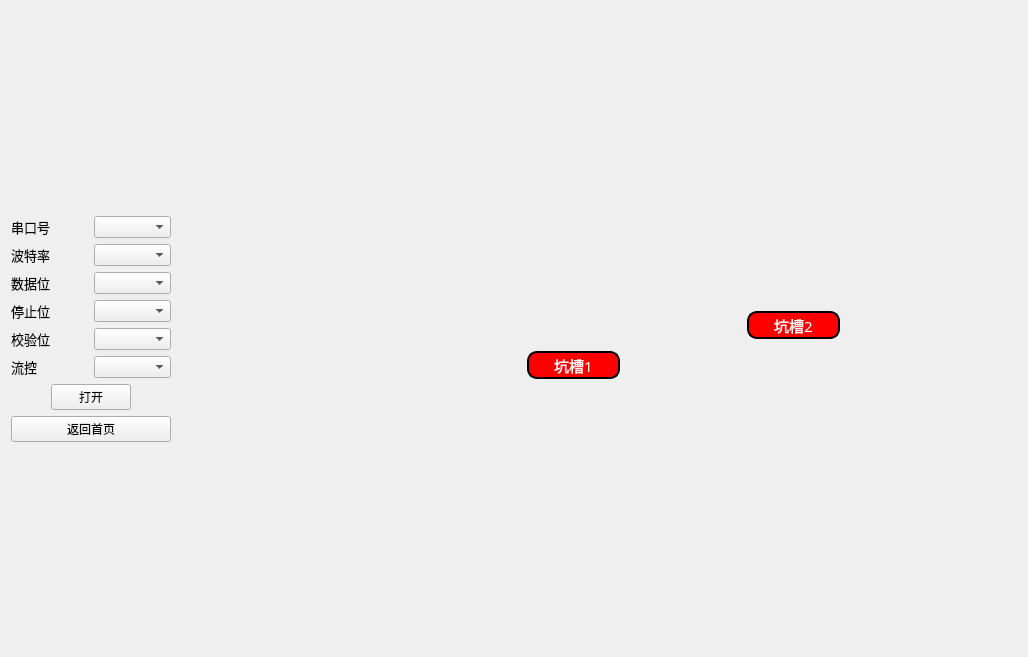
<?xml version="1.0" encoding="UTF-8"?>
<ui version="4.0">
 <class>Form</class>
 <widget class="QWidget" name="Form">
  <property name="geometry">
   <rect>
    <x>0</x>
    <y>0</y>
    <width>1028</width>
    <height>657</height>
   </rect>
  </property>
  <property name="windowTitle">
   <string>Form</string>
  </property>
  <layout class="QGridLayout" name="gridLayout">
   <item row="0" column="0">
    <layout class="QHBoxLayout" name="horizontalLayout_8" stretch="0,4">
     <item>
      <layout class="QVBoxLayout" name="verticalLayout_2">
       <item>
        <spacer name="verticalSpacer">
         <property name="orientation">
          <enum>Qt::Vertical</enum>
         </property>
         <property name="sizeHint" stdset="0">
          <size>
           <width>20</width>
           <height>40</height>
          </size>
         </property>
        </spacer>
       </item>
       <item>
        <layout class="QVBoxLayout" name="verticalLayout">
         <item>
          <layout class="QHBoxLayout" name="horizontalLayout">
           <item>
            <widget class="QLabel" name="label">
             <property name="font">
              <font>
               <family>Alef</family>
               <pointsize>10</pointsize>
              </font>
             </property>
             <property name="text">
              <string>串口号</string>
             </property>
            </widget>
           </item>
           <item>
            <widget class="QComboBox" name="comboBox_name"/>
           </item>
          </layout>
         </item>
         <item>
          <layout class="QHBoxLayout" name="horizontalLayout_2">
           <item>
            <widget class="QLabel" name="label_2">
             <property name="font">
              <font>
               <family>Alef</family>
               <pointsize>10</pointsize>
              </font>
             </property>
             <property name="text">
              <string>波特率</string>
             </property>
            </widget>
           </item>
           <item>
            <widget class="QComboBox" name="comboBox_baudrate"/>
           </item>
          </layout>
         </item>
         <item>
          <layout class="QHBoxLayout" name="horizontalLayout_3">
           <item>
            <widget class="QLabel" name="label_3">
             <property name="font">
              <font>
               <family>Alef</family>
               <pointsize>10</pointsize>
              </font>
             </property>
             <property name="text">
              <string>数据位</string>
             </property>
            </widget>
           </item>
           <item>
            <widget class="QComboBox" name="comboBox_databits"/>
           </item>
          </layout>
         </item>
         <item>
          <layout class="QHBoxLayout" name="horizontalLayout_4">
           <item>
            <widget class="QLabel" name="label_4">
             <property name="font">
              <font>
               <family>Alef</family>
               <pointsize>10</pointsize>
              </font>
             </property>
             <property name="text">
              <string>停止位</string>
             </property>
            </widget>
           </item>
           <item>
            <widget class="QComboBox" name="comboBox_stopbits"/>
           </item>
          </layout>
         </item>
         <item>
          <layout class="QHBoxLayout" name="horizontalLayout_5">
           <item>
            <widget class="QLabel" name="label_5">
             <property name="font">
              <font>
               <family>Alef</family>
               <pointsize>10</pointsize>
              </font>
             </property>
             <property name="text">
              <string>校验位</string>
             </property>
            </widget>
           </item>
           <item>
            <widget class="QComboBox" name="comboBox_parity"/>
           </item>
          </layout>
         </item>
         <item>
          <layout class="QHBoxLayout" name="horizontalLayout_6">
           <item>
            <widget class="QLabel" name="label_6">
             <property name="font">
              <font>
               <family>Alef</family>
               <pointsize>10</pointsize>
              </font>
             </property>
             <property name="text">
              <string>流控</string>
             </property>
            </widget>
           </item>
           <item>
            <widget class="QComboBox" name="comboBox_flow_control"/>
           </item>
          </layout>
         </item>
         <item>
          <layout class="QHBoxLayout" name="horizontalLayout_7">
           <item>
            <spacer name="horizontalSpacer">
             <property name="orientation">
              <enum>Qt::Horizontal</enum>
             </property>
             <property name="sizeHint" stdset="0">
              <size>
               <width>40</width>
               <height>20</height>
              </size>
             </property>
            </spacer>
           </item>
           <item>
            <widget class="QPushButton" name="btn_serial_open">
             <property name="text">
              <string>打开</string>
             </property>
            </widget>
           </item>
           <item>
            <spacer name="horizontalSpacer_2">
             <property name="orientation">
              <enum>Qt::Horizontal</enum>
             </property>
             <property name="sizeHint" stdset="0">
              <size>
               <width>40</width>
               <height>20</height>
              </size>
             </property>
            </spacer>
           </item>
          </layout>
         </item>
        </layout>
       </item>
       <item>
        <widget class="QPushButton" name="btn_home">
         <property name="text">
          <string>返回首页</string>
         </property>
        </widget>
       </item>
       <item>
        <spacer name="verticalSpacer_2">
         <property name="orientation">
          <enum>Qt::Vertical</enum>
         </property>
         <property name="sizeHint" stdset="0">
          <size>
           <width>20</width>
           <height>40</height>
          </size>
         </property>
        </spacer>
       </item>
      </layout>
     </item>
     <item>
      <widget class="QStackedWidget" name="stackedWidget">
       <property name="styleSheet">
        <string notr="true">/* # QWidget{border-image:url(:/image/test.png);} 
background-image: url(:/image/test.png);
background-repeat: no-repeat;   图片不被重复显示
background-position: center; 
background-attachment: fixed;
background-size: cover;*/
/* MainWindow{background-image: url(:/image/test.png);} 
/* border-image: url(:/image/test.png);</string>
       </property>
       <property name="currentIndex">
        <number>0</number>
       </property>
       <widget class="QWidget" name="page">
        <property name="styleSheet">
         <string notr="true">border-image:url(:/image/test.png)3 10 3 10; border-top: 3px transparent;
border-top-left-radius :45px;
border-bottom-left-radius :45px;
border-top-right-radius :45px;
border-bottom-right-radius :45px;
</string>
        </property>
        <widget class="QPushButton" name="btn_temp">
         <property name="geometry">
          <rect>
           <x>350</x>
           <y>340</y>
           <width>93</width>
           <height>28</height>
          </rect>
         </property>
         <property name="font">
          <font>
           <family>微软雅黑</family>
           <pointsize>11</pointsize>
          </font>
         </property>
         <property name="styleSheet">
          <string notr="true">#Form * { 
    border-image:url(); 
	background-color: red; color: white; border: 2px solid black; border-radius: 10px
}

/* background-color: rgba(0, 0, 0, 0); /* 透明 */
/* border: none; /* 无边框 */</string>
         </property>
         <property name="text">
          <string>坑槽1</string>
         </property>
        </widget>
        <widget class="QPushButton" name="btn_flow">
         <property name="geometry">
          <rect>
           <x>570</x>
           <y>300</y>
           <width>93</width>
           <height>28</height>
          </rect>
         </property>
         <property name="font">
          <font>
           <family>微软雅黑</family>
           <pointsize>11</pointsize>
          </font>
         </property>
         <property name="styleSheet">
          <string notr="true">#Form * { 
    border-image:url(); 
	background-color: red; color: white; border: 2px solid black; border-radius: 10px
}

/* background-color: rgba(0, 0, 0, 0); /* 透明 */
/* border: none; /* 无边框 */</string>
         </property>
         <property name="text">
          <string>坑槽2</string>
         </property>
        </widget>
       </widget>
       <widget class="QWidget" name="page_temp">
        <layout class="QGridLayout" name="gridLayout_2">
         <item row="0" column="0">
          <widget class="QFrame" name="frame">
           <property name="styleSheet">
            <string notr="true">/* border-image:url(:/image/test.png)3 10 3 10; border-top: 3px transparent;
border-top-left-radius :45px;
border-bottom-left-radius :45px;
border-top-right-radius :45px;
border-bottom-right-radius :45px;</string>
           </property>
           <property name="frameShape">
            <enum>QFrame::StyledPanel</enum>
           </property>
           <property name="frameShadow">
            <enum>QFrame::Raised</enum>
           </property>
           <widget class="QPushButton" name="pushButton_2">
            <property name="geometry">
             <rect>
              <x>330</x>
              <y>330</y>
              <width>93</width>
              <height>28</height>
             </rect>
            </property>
            <property name="styleSheet">
             <string notr="true">#Form * { 
    border-image:url(); 
	background-color: red; color: white; border: 2px solid black; border-radius: 10px
}</string>
            </property>
            <property name="text">
             <string>温度</string>
            </property>
           </widget>
          </widget>
         </item>
        </layout>
       </widget>
       <widget class="QWidget" name="page_3">
        <widget class="QGraphicsView" name="graphicsView">
         <property name="geometry">
          <rect>
           <x>90</x>
           <y>200</y>
           <width>256</width>
           <height>192</height>
          </rect>
         </property>
         <property name="styleSheet">
          <string notr="true">border-image:url(:/image/test.png)3 10 3 10; border-top: 3px transparent;
border-top-left-radius :45px;
border-bottom-left-radius :45px;
border-top-right-radius :45px;
border-bottom-right-radius :45px;</string>
         </property>
        </widget>
        <widget class="QPushButton" name="pushButton_3">
         <property name="geometry">
          <rect>
           <x>390</x>
           <y>230</y>
           <width>93</width>
           <height>28</height>
          </rect>
         </property>
         <property name="text">
          <string>洁净度</string>
         </property>
        </widget>
       </widget>
       <widget class="QWidget" name="page_wind_speed">
        <widget class="QPushButton" name="pushButton">
         <property name="geometry">
          <rect>
           <x>390</x>
           <y>220</y>
           <width>93</width>
           <height>28</height>
          </rect>
         </property>
         <property name="text">
          <string>风速</string>
         </property>
        </widget>
       </widget>
       <widget class="QWidget" name="page_2">
        <widget class="QPushButton" name="pushButton_4">
         <property name="geometry">
          <rect>
           <x>380</x>
           <y>200</y>
           <width>93</width>
           <height>28</height>
          </rect>
         </property>
         <property name="text">
          <string>湿度</string>
         </property>
        </widget>
       </widget>
      </widget>
     </item>
    </layout>
   </item>
  </layout>
 </widget>
 <resources>
  <include location="mdata.qrc"/>
 </resources>
 <connections/>
</ui>
